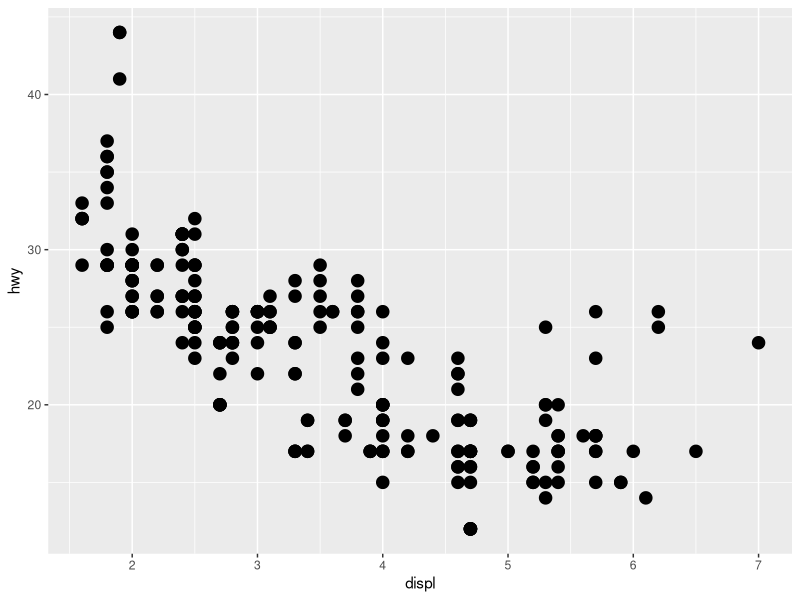
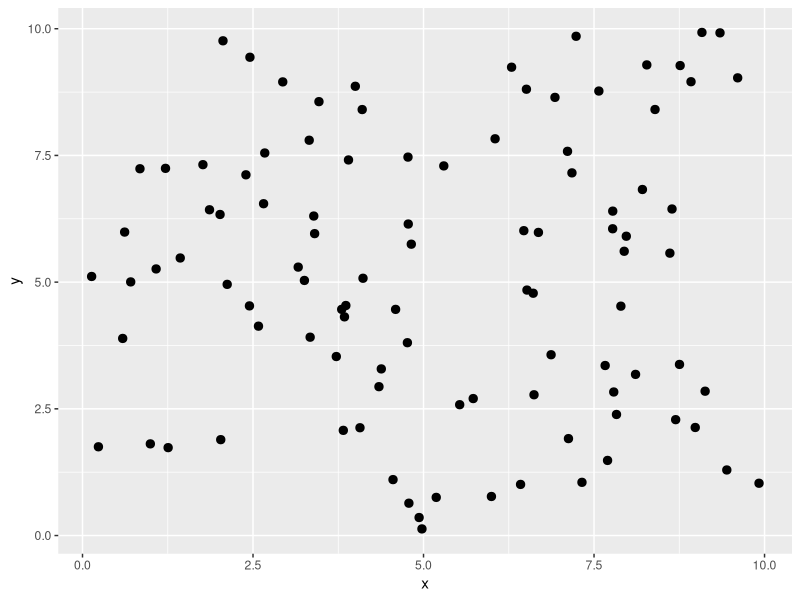
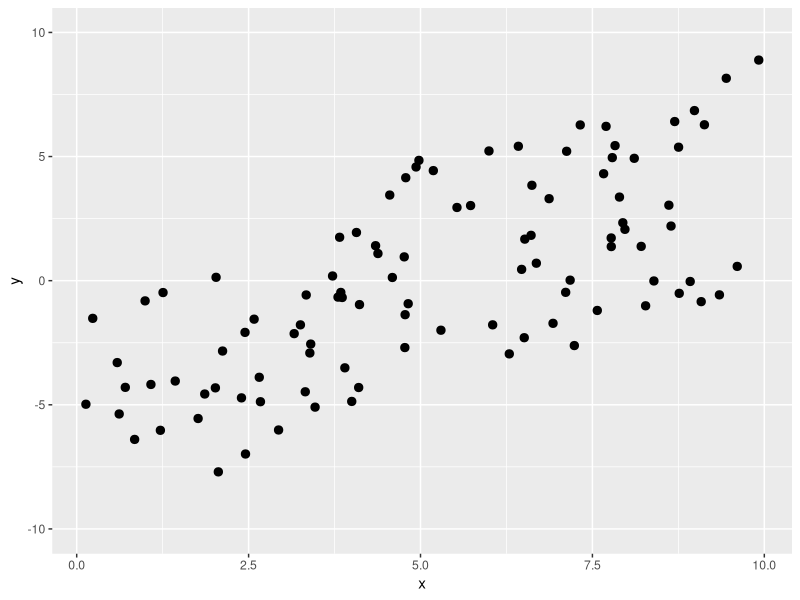

Source code (R) for these figures, in order:
## ---- chunk 1
library(ggplot2)
library(grid)
## ---- chunk 2
# this is taken driectly for example vignette
# probably change to another simple geom type (hist, etc.)
GeomSimplePoint <- ggproto("GeomSimplePoint", Geom,
  required_aes = c("x", "y"),
  default_aes = aes(shape = 19, colour = "black"),
  draw_key = draw_key_point,

  draw_panel = function(data, panel_params, coord) {
    coords <- coord$transform(data, panel_params)
    grid::pointsGrob(
      coords$x, coords$y,
      pch = coords$shape,
      gp = grid::gpar(col = coords$colour)
    )
  }
)

geom_simple_point <- function(mapping = NULL, data = NULL, stat = "identity",
                              position = "identity", na.rm = FALSE, show.legend = NA, 
                              inherit.aes = TRUE, ...) {
  layer(
    geom = GeomSimplePoint, mapping = mapping,  data = data, stat = stat, 
    position = position, show.legend = show.legend, inherit.aes = inherit.aes,
    params = list(na.rm = na.rm, ...)
  )
}

ggplot(mpg, aes(displ, hwy)) + 
  geom_simple_point()
## ---- chunk 3
GeomSimpleDifference <- ggproto("GeomSimpleDifference", Geom,
  required_aes = c("x", "y"),
  default_aes = aes(shape = 20, color = "black"),
  draw_key = draw_key_point,
  
  draw_panel = function(data, panel_params, coord) {
    coords <- coord$transform(data, panel_params)
    grid::pointsGrob(
      coords$x, coords$y,
      pch = coords$shape,
      gp = grid::gpar(col = coords$colour)
    )
  }
)

geom_simple_diff <- function(mapping = NULL, data = NULL, stat = "identity",
                              position = "identity", na.rm = FALSE, show.legend = NA, 
                              inherit.aes = TRUE, ...) {
  layer(
    geom = GeomSimpleDifference, mapping = mapping,  data = data, stat = stat, 
    position = position, show.legend = show.legend, inherit.aes = inherit.aes,
    params = list(na.rm = na.rm, ...)
  )
}

set.seed(1)
data <- data.frame(x = runif(100, 0, 10),
                   y = runif(100, 0, 10))

ggplot(data, aes(x, y)) + 
  geom_simple_diff()
## ---- chunk 4
GeomSimpleDifference <- ggproto("GeomSimpleDifference", Geom,
  required_aes = c("x", "y"),
  default_aes = aes(shape = 20, color = "black"),
  draw_key = draw_key_point,
  
  draw_panel = function(data, panel_params, coord) {
    new_data = data
    new_data$y <- data$x - data$y
    coords <- coord$transform(new_data, panel_params)
    grid::pointsGrob(
      coords$x, coords$y,
      pch = coords$shape,
      gp = grid::gpar(col = coords$colour)
    )
  }
)

geom_simple_diff <- function(mapping = NULL, data = NULL, stat = "identity",
                              position = "identity", na.rm = FALSE, show.legend = NA, 
                              inherit.aes = TRUE, ...) {
  layer(
    geom = GeomSimpleDifference, mapping = mapping,  data = data, stat = stat, 
    position = position, show.legend = show.legend, inherit.aes = inherit.aes,
    params = list(na.rm = na.rm, ...)
  )
}

set.seed(1)
data <- data.frame(x = runif(100, 0, 10),
                   y = runif(100, 0, 10))

ggplot(data, aes(x, y)) + 
  geom_simple_diff() +
  scale_y_continuous(limits = c(-10,10))

?scale_y_continuous
## ---- chunk 5
?pointsGrob
## ---- chunk 6
StatIdentity
